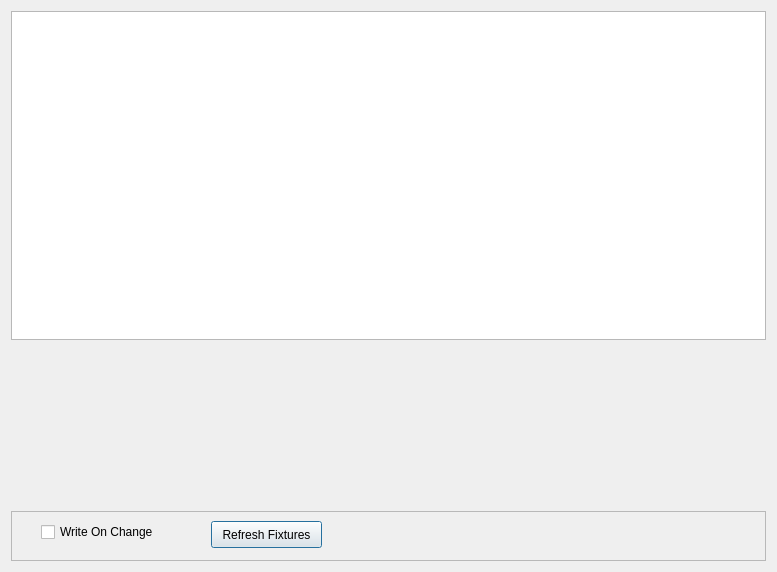
<?xml version="1.0" encoding="UTF-8"?>
<ui version="4.0">
 <class>Fixtures</class>
 <widget class="QDialog" name="Fixtures">
  <property name="geometry">
   <rect>
    <x>0</x>
    <y>0</y>
    <width>777</width>
    <height>572</height>
   </rect>
  </property>
  <property name="windowTitle">
   <string>Fixtures</string>
  </property>
  <layout class="QVBoxLayout" name="verticalLayout_10" stretch="2,1,0">
   <item>
    <widget class="QTableView" name="tblFixtures">
     <attribute name="horizontalHeaderMinimumSectionSize">
      <number>10</number>
     </attribute>
     <attribute name="horizontalHeaderStretchLastSection">
      <bool>false</bool>
     </attribute>
    </widget>
   </item>
   <item>
    <layout class="QHBoxLayout" name="hlChannelSliders"/>
   </item>
   <item>
    <widget class="QFrame" name="frame">
     <property name="minimumSize">
      <size>
       <width>0</width>
       <height>50</height>
      </size>
     </property>
     <property name="frameShape">
      <enum>QFrame::StyledPanel</enum>
     </property>
     <property name="frameShadow">
      <enum>QFrame::Raised</enum>
     </property>
     <property name="lineWidth">
      <number>7</number>
     </property>
     <widget class="QCheckBox" name="chkUpdate">
      <property name="geometry">
       <rect>
        <x>30</x>
        <y>10</y>
        <width>151</width>
        <height>22</height>
       </rect>
      </property>
      <property name="text">
       <string>Write On Change</string>
      </property>
     </widget>
     <widget class="QPushButton" name="btnRefresh">
      <property name="geometry">
       <rect>
        <x>200</x>
        <y>10</y>
        <width>111</width>
        <height>27</height>
       </rect>
      </property>
      <property name="text">
       <string>Refresh Fixtures</string>
      </property>
     </widget>
    </widget>
   </item>
  </layout>
 </widget>
 <resources/>
 <connections/>
</ui>
